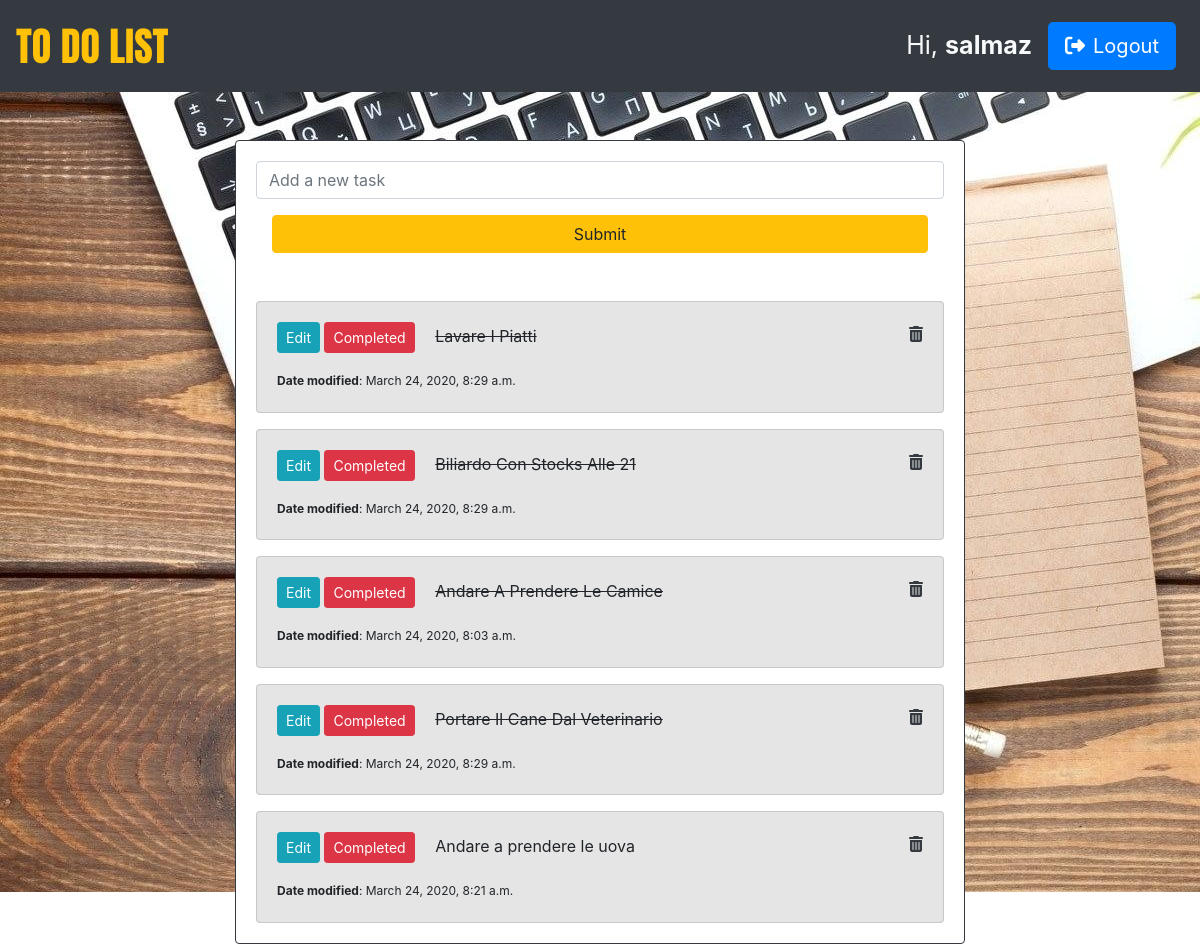
The app's page /home/ (signed in) with its own data.
### app/models.py (models this page shows, shortened)
class Task(models.Model):
    thing = models.CharField(max_length=500)
    completed = models.BooleanField(default=False)
    its_list = models.ForeignKey(User, on_delete=models.CASCADE)
    creation_date = models.DateTimeField(auto_now=True)
    class Meta:
        verbose_name_plural = 'Things to Do'

### app/views.py (the view)
# urls.py: path('home/', views.home, name='home'),
def home(request):
    tasks = Task.objects.filter(its_list=request.user)
    context = {'tasks': tasks}
    return render(request, 'app/list.html', context)

### app/templatetags/app_tags.py (called while the page is built)
@register.filter
def capitalize_first(value):
    return value.title()

### app/templates/app/list.html (shortened to what this page needs)
{% extends 'app/base.html' %}
{% load app_tags %}
{% block content %}
<div class="col-md-8 m-auto">
  <div class="card border-dark mt-5" id="main-card">
    <div class="card-body">
      <form method='post' action="{% url 'mainapp:add_task' %}" class="mb-5">
        <input class="form-control mb-3" type="text" placeholder="Add a new task" name="thing">
        <div class="px-3">
          <button type="submit" class="btn btn-warning btn-block" id="submit-btn">Submit</button>
        </div>
      </form>
      {% for task in tasks %}
      <div class="card mt-3" id="task">
        <div class="card-body">
          <a href="{% url 'mainapp:edit_task' task.id %}" class="btn btn-sm btn-info">Edit</a>
          <a href="{% url 'mainapp:task_completed' task.id %}" class="btn btn-sm btn-danger mr-3">Completed</a>
          {% if task.completed %}
          <del>{{ task.thing|capitalize_first }}</del>
          {% else %}
          {{ task.thing }}
          {% endif %}
          <a href="{% url 'mainapp:delete_task' task.id %}" class="float-right text-dark"><i class="fas fa-trash-alt"></i></a>
          <div class="date mt-3" style="font-size: 15px;">
          <small><strong>Date modified</strong>: {{ task.creation_date }}</small>
        </div>
        </div>
      </div>
      {% endfor %}
    </div>
  </div>
</div>
</div>
{% endblock %}

### app/templates/app/base.html (shortened to what this page needs)
{% load static %}
<!DOCTYPE html>
<html lang="en" dir="ltr">
<head>
  <link rel="stylesheet" href="https://stackpath.bootstrapcdn.com/bootstrap/4.4.1/css/bootstrap.min.css"
>
  <link rel="stylesheet" href="{% static 'app/css/main.css' %}">
</head>
<body>
  {% include 'app/navbar.html' %}
<div class="body-box">
  <div class="container">
    <div class="row">
      {% if user.is_authenticated %}
      {% block content %}
      {% endblock %}
      {% endif %}
    </div>
  </div>
</body>
</html>

### app/templates/app/navbar.html (shortened to what this page needs)
<nav class="navbar navbar-expand-lg navbar-light bg-dark">
  <div class="navbar-text"><a href="{% url 'mainapp:index' %}" class="logo text-warning">TO DO LIST</a></div>
  <div class="collapse navbar-collapse" id="navbarSupportedContent">
    <form class="form-inline ml-auto">
      {% if user.is_authenticated %}
      <span class="text-light mr-3" id="username">Hi, <strong class="text-light">{{ user.username }}</strong></span>
      <a href="{% url 'mainapp:logout' %}" class="btn btn-primary btn-lg mr-2 text-white"><span class="mr-2"><i class="fas fa-sign-out-alt"></i></span>Logout</a>
      {% else %}
      <a href="{% url 'mainapp:signup' %}" class="btn btn-info btn-lg mr-2 text-white">Sign up</a>
      <a href="{% url 'mainapp:login' %}" class="btn btn-primary btn-lg mr-2 text-white">Login</a>
      {% endif %}
    </form>
  </div>
</nav>

### app/static/app/css/main.css (style rules this page uses)
body,html { height: 100%; }
.body-box { background-image: url('../images/office-table.jpg'); height: 100%; }
#task { background-color: #e5e5e5; }
.logo { font-family: 'Anton', sans-serif; font-size: 40px; }
#username { font-size: 25px; color: white; }

### records on screen
Task: thing "Lavare I Piatti", creation_date "March 24, 2020, 8:29 a.m."
Task: thing "Biliardo Con Stocks Alle 21", creation_date "March 24, 2020, 8:29 a.m."
Task: thing "Andare A Prendere Le Camice", creation_date "March 24, 2020, 8:03 a.m."
Task: thing "Portare Il Cane Dal Veterinario", creation_date "March 24, 2020, 8:29 a.m."
Task: thing "Andare a prendere le uova", creation_date "March 24, 2020, 8:21 a.m."

### other values on screen
{{ user.username }} "salmaz"
